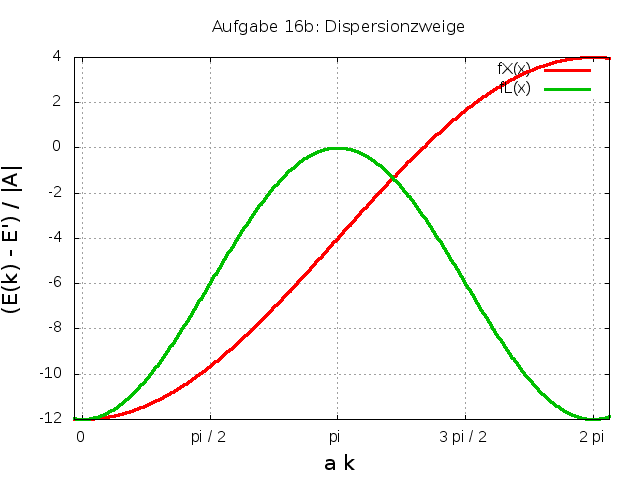

Here is the gnuplot script that generated this plot:
# File aufgabe16b.plt
# GNUPLOT Script
set title "Aufgabe 16b: Dispersionzweige" font "Sans,12"
set xlabel "a k" font "Sans,16"
set ylabel " (E(k) - E') / |A| " font "Sans,16"
set xrange [-0.1:2 * pi + 0.2]
set xtics ("0" 0,'pi / 2' pi/2,'pi' pi, '3 pi / 2' 3*pi/2, '2 pi' 2 * pi)
set grid
fX(x) = - 4 * (1 + 2 * cos (x/2))
fL(x) = - 12 * cos(x/2)*cos(x/2)
set terminal png
set output "aufgabe16b.png"
plot fX(x) linewidth 3, fL(x) linewidth 3
set terminal qt
replot
pause 120
